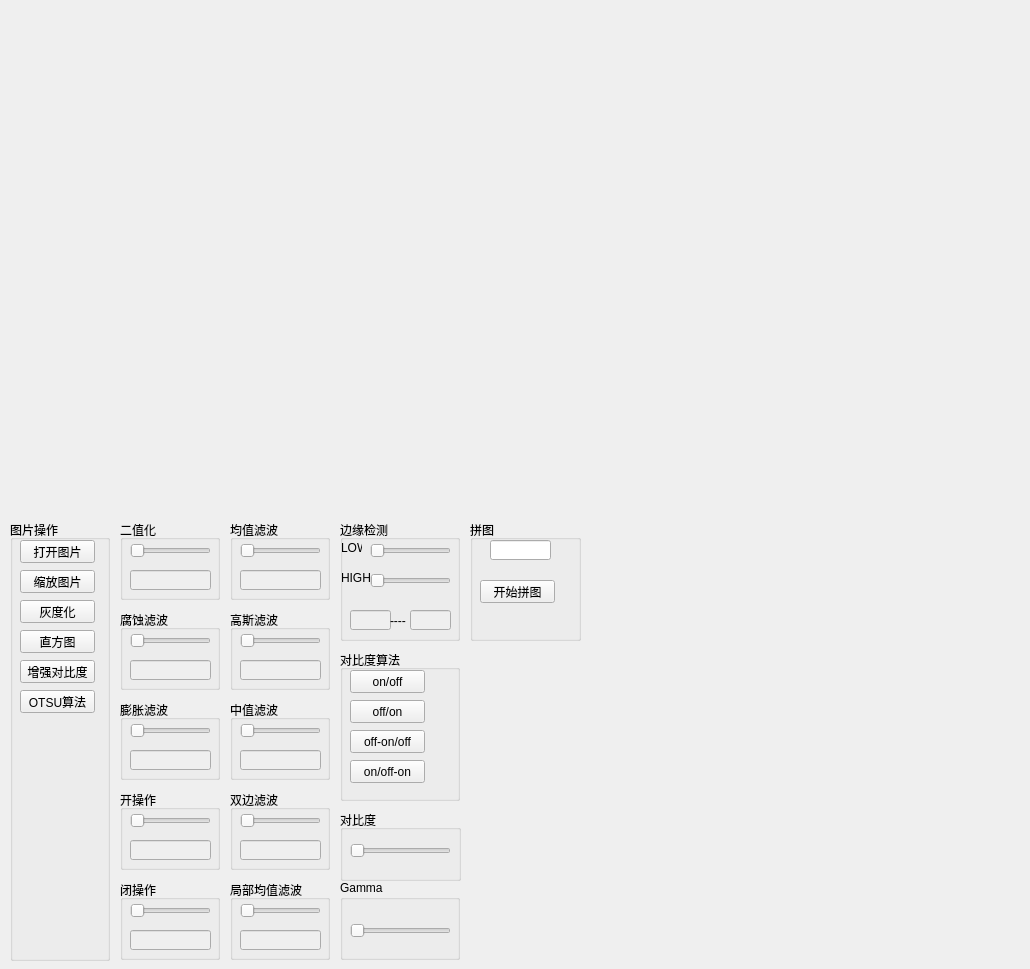
<?xml version="1.0" encoding="UTF-8"?>
<ui version="4.0">
 <class>cvToolsClass</class>
 <widget class="QWidget" name="cvToolsClass">
  <property name="geometry">
   <rect>
    <x>0</x>
    <y>0</y>
    <width>1030</width>
    <height>969</height>
   </rect>
  </property>
  <property name="windowTitle">
   <string>cvTools</string>
  </property>
  <widget class="QLabel" name="InputImg">
   <property name="geometry">
    <rect>
     <x>10</x>
     <y>10</y>
     <width>500</width>
     <height>500</height>
    </rect>
   </property>
   <property name="styleSheet">
    <string notr="true">image:url(:/cvTools/image/R.png);</string>
   </property>
   <property name="text">
    <string/>
   </property>
  </widget>
  <widget class="QLabel" name="OutputImg">
   <property name="geometry">
    <rect>
     <x>520</x>
     <y>10</y>
     <width>500</width>
     <height>500</height>
    </rect>
   </property>
   <property name="styleSheet">
    <string notr="true"/>
   </property>
   <property name="text">
    <string/>
   </property>
  </widget>
  <widget class="QGroupBox" name="groupBox1">
   <property name="geometry">
    <rect>
     <x>10</x>
     <y>520</y>
     <width>100</width>
     <height>441</height>
    </rect>
   </property>
   <property name="title">
    <string>图片操作</string>
   </property>
   <widget class="QPushButton" name="PB_OPENIMG">
    <property name="geometry">
     <rect>
      <x>10</x>
      <y>20</y>
      <width>75</width>
      <height>23</height>
     </rect>
    </property>
    <property name="text">
     <string>打开图片</string>
    </property>
   </widget>
   <widget class="QPushButton" name="PB_RESIZEIMG">
    <property name="geometry">
     <rect>
      <x>10</x>
      <y>50</y>
      <width>75</width>
      <height>23</height>
     </rect>
    </property>
    <property name="text">
     <string>缩放图片</string>
    </property>
   </widget>
   <widget class="QPushButton" name="PB_CVTCOLORIMG">
    <property name="geometry">
     <rect>
      <x>10</x>
      <y>80</y>
      <width>75</width>
      <height>23</height>
     </rect>
    </property>
    <property name="text">
     <string>灰度化</string>
    </property>
   </widget>
   <widget class="QPushButton" name="PB_HIST">
    <property name="geometry">
     <rect>
      <x>10</x>
      <y>110</y>
      <width>75</width>
      <height>23</height>
     </rect>
    </property>
    <property name="text">
     <string>直方图</string>
    </property>
   </widget>
   <widget class="QPushButton" name="PB_EnhanceImg">
    <property name="geometry">
     <rect>
      <x>10</x>
      <y>140</y>
      <width>75</width>
      <height>23</height>
     </rect>
    </property>
    <property name="text">
     <string>增强对比度</string>
    </property>
   </widget>
   <widget class="QPushButton" name="PB_OTSU">
    <property name="geometry">
     <rect>
      <x>10</x>
      <y>170</y>
      <width>75</width>
      <height>23</height>
     </rect>
    </property>
    <property name="text">
     <string>OTSU算法</string>
    </property>
   </widget>
  </widget>
  <widget class="QGroupBox" name="groupBox2">
   <property name="geometry">
    <rect>
     <x>120</x>
     <y>520</y>
     <width>100</width>
     <height>80</height>
    </rect>
   </property>
   <property name="title">
    <string>二值化</string>
   </property>
   <widget class="QSlider" name="S_THRESHOLD">
    <property name="geometry">
     <rect>
      <x>10</x>
      <y>20</y>
      <width>81</width>
      <height>22</height>
     </rect>
    </property>
    <property name="orientation">
     <enum>Qt::Horizontal</enum>
    </property>
   </widget>
   <widget class="QLineEdit" name="LE_THRESHOLD">
    <property name="enabled">
     <bool>false</bool>
    </property>
    <property name="geometry">
     <rect>
      <x>10</x>
      <y>50</y>
      <width>81</width>
      <height>20</height>
     </rect>
    </property>
   </widget>
  </widget>
  <widget class="QGroupBox" name="groupBox3">
   <property name="geometry">
    <rect>
     <x>120</x>
     <y>610</y>
     <width>100</width>
     <height>80</height>
    </rect>
   </property>
   <property name="title">
    <string>腐蚀滤波</string>
   </property>
   <widget class="QSlider" name="S_ERODE">
    <property name="geometry">
     <rect>
      <x>10</x>
      <y>20</y>
      <width>81</width>
      <height>22</height>
     </rect>
    </property>
    <property name="orientation">
     <enum>Qt::Horizontal</enum>
    </property>
   </widget>
   <widget class="QLineEdit" name="LE_ERODE">
    <property name="enabled">
     <bool>false</bool>
    </property>
    <property name="geometry">
     <rect>
      <x>10</x>
      <y>50</y>
      <width>81</width>
      <height>20</height>
     </rect>
    </property>
   </widget>
  </widget>
  <widget class="QGroupBox" name="groupBox4">
   <property name="geometry">
    <rect>
     <x>120</x>
     <y>700</y>
     <width>100</width>
     <height>80</height>
    </rect>
   </property>
   <property name="title">
    <string>膨胀滤波</string>
   </property>
   <widget class="QSlider" name="S_DILATE">
    <property name="geometry">
     <rect>
      <x>10</x>
      <y>20</y>
      <width>81</width>
      <height>22</height>
     </rect>
    </property>
    <property name="orientation">
     <enum>Qt::Horizontal</enum>
    </property>
   </widget>
   <widget class="QLineEdit" name="LE_DILATE">
    <property name="enabled">
     <bool>false</bool>
    </property>
    <property name="geometry">
     <rect>
      <x>10</x>
      <y>50</y>
      <width>81</width>
      <height>20</height>
     </rect>
    </property>
   </widget>
  </widget>
  <widget class="QGroupBox" name="groupBox4_2">
   <property name="geometry">
    <rect>
     <x>120</x>
     <y>790</y>
     <width>100</width>
     <height>80</height>
    </rect>
   </property>
   <property name="title">
    <string>开操作</string>
   </property>
   <widget class="QSlider" name="S_OPEN">
    <property name="geometry">
     <rect>
      <x>10</x>
      <y>20</y>
      <width>81</width>
      <height>22</height>
     </rect>
    </property>
    <property name="orientation">
     <enum>Qt::Horizontal</enum>
    </property>
   </widget>
   <widget class="QLineEdit" name="LE_OPEN">
    <property name="enabled">
     <bool>false</bool>
    </property>
    <property name="geometry">
     <rect>
      <x>10</x>
      <y>50</y>
      <width>81</width>
      <height>20</height>
     </rect>
    </property>
   </widget>
  </widget>
  <widget class="QGroupBox" name="groupBox4_3">
   <property name="geometry">
    <rect>
     <x>120</x>
     <y>880</y>
     <width>100</width>
     <height>80</height>
    </rect>
   </property>
   <property name="title">
    <string>闭操作</string>
   </property>
   <widget class="QSlider" name="S_CLOSE">
    <property name="geometry">
     <rect>
      <x>10</x>
      <y>20</y>
      <width>81</width>
      <height>22</height>
     </rect>
    </property>
    <property name="orientation">
     <enum>Qt::Horizontal</enum>
    </property>
   </widget>
   <widget class="QLineEdit" name="LE_CLOSE">
    <property name="enabled">
     <bool>false</bool>
    </property>
    <property name="geometry">
     <rect>
      <x>10</x>
      <y>50</y>
      <width>81</width>
      <height>20</height>
     </rect>
    </property>
   </widget>
  </widget>
  <widget class="QGroupBox" name="groupBox2_2">
   <property name="geometry">
    <rect>
     <x>230</x>
     <y>520</y>
     <width>100</width>
     <height>80</height>
    </rect>
   </property>
   <property name="title">
    <string>均值滤波</string>
   </property>
   <widget class="QSlider" name="S_BLUR">
    <property name="geometry">
     <rect>
      <x>10</x>
      <y>20</y>
      <width>81</width>
      <height>22</height>
     </rect>
    </property>
    <property name="orientation">
     <enum>Qt::Horizontal</enum>
    </property>
   </widget>
   <widget class="QLineEdit" name="LE_BLUR">
    <property name="enabled">
     <bool>false</bool>
    </property>
    <property name="geometry">
     <rect>
      <x>10</x>
      <y>50</y>
      <width>81</width>
      <height>20</height>
     </rect>
    </property>
   </widget>
  </widget>
  <widget class="QGroupBox" name="groupBox2_3">
   <property name="geometry">
    <rect>
     <x>230</x>
     <y>610</y>
     <width>100</width>
     <height>80</height>
    </rect>
   </property>
   <property name="title">
    <string>高斯滤波</string>
   </property>
   <widget class="QSlider" name="S_GAUSSIANBLUR">
    <property name="geometry">
     <rect>
      <x>10</x>
      <y>20</y>
      <width>81</width>
      <height>22</height>
     </rect>
    </property>
    <property name="orientation">
     <enum>Qt::Horizontal</enum>
    </property>
   </widget>
   <widget class="QLineEdit" name="LE_GAUSSIANBLUR">
    <property name="enabled">
     <bool>false</bool>
    </property>
    <property name="geometry">
     <rect>
      <x>10</x>
      <y>50</y>
      <width>81</width>
      <height>20</height>
     </rect>
    </property>
   </widget>
  </widget>
  <widget class="QGroupBox" name="groupBox2_4">
   <property name="geometry">
    <rect>
     <x>230</x>
     <y>700</y>
     <width>100</width>
     <height>80</height>
    </rect>
   </property>
   <property name="title">
    <string>中值滤波</string>
   </property>
   <widget class="QSlider" name="S_MEDIANBLUR">
    <property name="geometry">
     <rect>
      <x>10</x>
      <y>20</y>
      <width>81</width>
      <height>22</height>
     </rect>
    </property>
    <property name="orientation">
     <enum>Qt::Horizontal</enum>
    </property>
   </widget>
   <widget class="QLineEdit" name="LE_MEDIANBLUR">
    <property name="enabled">
     <bool>false</bool>
    </property>
    <property name="geometry">
     <rect>
      <x>10</x>
      <y>50</y>
      <width>81</width>
      <height>20</height>
     </rect>
    </property>
   </widget>
  </widget>
  <widget class="QGroupBox" name="groupBox2_5">
   <property name="geometry">
    <rect>
     <x>230</x>
     <y>790</y>
     <width>100</width>
     <height>80</height>
    </rect>
   </property>
   <property name="title">
    <string>双边滤波</string>
   </property>
   <widget class="QSlider" name="S_bilateralFilter">
    <property name="geometry">
     <rect>
      <x>10</x>
      <y>20</y>
      <width>81</width>
      <height>22</height>
     </rect>
    </property>
    <property name="orientation">
     <enum>Qt::Horizontal</enum>
    </property>
   </widget>
   <widget class="QLineEdit" name="LE_bilateralFilter">
    <property name="enabled">
     <bool>false</bool>
    </property>
    <property name="geometry">
     <rect>
      <x>10</x>
      <y>50</y>
      <width>81</width>
      <height>20</height>
     </rect>
    </property>
   </widget>
  </widget>
  <widget class="QGroupBox" name="groupBox2_6">
   <property name="geometry">
    <rect>
     <x>230</x>
     <y>880</y>
     <width>100</width>
     <height>80</height>
    </rect>
   </property>
   <property name="title">
    <string>局部均值滤波</string>
   </property>
   <widget class="QSlider" name="S_BOXFILTER">
    <property name="geometry">
     <rect>
      <x>10</x>
      <y>20</y>
      <width>81</width>
      <height>22</height>
     </rect>
    </property>
    <property name="orientation">
     <enum>Qt::Horizontal</enum>
    </property>
   </widget>
   <widget class="QLineEdit" name="LE_BOXFILTER">
    <property name="enabled">
     <bool>false</bool>
    </property>
    <property name="geometry">
     <rect>
      <x>10</x>
      <y>50</y>
      <width>81</width>
      <height>20</height>
     </rect>
    </property>
   </widget>
  </widget>
  <widget class="QGroupBox" name="groupBox">
   <property name="geometry">
    <rect>
     <x>340</x>
     <y>520</y>
     <width>120</width>
     <height>121</height>
    </rect>
   </property>
   <property name="title">
    <string>边缘检测</string>
   </property>
   <widget class="QSlider" name="S_CANNYLOW">
    <property name="geometry">
     <rect>
      <x>30</x>
      <y>20</y>
      <width>81</width>
      <height>22</height>
     </rect>
    </property>
    <property name="orientation">
     <enum>Qt::Horizontal</enum>
    </property>
   </widget>
   <widget class="QLabel" name="label">
    <property name="geometry">
     <rect>
      <x>1</x>
      <y>20</y>
      <width>21</width>
      <height>16</height>
     </rect>
    </property>
    <property name="text">
     <string>LOW</string>
    </property>
   </widget>
   <widget class="QSlider" name="S_CANNYHIGH">
    <property name="geometry">
     <rect>
      <x>30</x>
      <y>50</y>
      <width>81</width>
      <height>22</height>
     </rect>
    </property>
    <property name="orientation">
     <enum>Qt::Horizontal</enum>
    </property>
   </widget>
   <widget class="QLabel" name="label_2">
    <property name="geometry">
     <rect>
      <x>1</x>
      <y>50</y>
      <width>31</width>
      <height>16</height>
     </rect>
    </property>
    <property name="text">
     <string>HIGH</string>
    </property>
   </widget>
   <widget class="QLineEdit" name="LE_CANNYLOW">
    <property name="enabled">
     <bool>false</bool>
    </property>
    <property name="geometry">
     <rect>
      <x>10</x>
      <y>90</y>
      <width>41</width>
      <height>20</height>
     </rect>
    </property>
   </widget>
   <widget class="QLineEdit" name="LE_CANNYHIGH">
    <property name="enabled">
     <bool>false</bool>
    </property>
    <property name="geometry">
     <rect>
      <x>70</x>
      <y>90</y>
      <width>41</width>
      <height>20</height>
     </rect>
    </property>
   </widget>
   <widget class="QLabel" name="label_3">
    <property name="geometry">
     <rect>
      <x>50</x>
      <y>93</y>
      <width>21</width>
      <height>16</height>
     </rect>
    </property>
    <property name="text">
     <string>----</string>
    </property>
   </widget>
  </widget>
  <widget class="QGroupBox" name="groupBox_2">
   <property name="geometry">
    <rect>
     <x>340</x>
     <y>650</y>
     <width>120</width>
     <height>151</height>
    </rect>
   </property>
   <property name="title">
    <string>对比度算法</string>
   </property>
   <widget class="QPushButton" name="PB_db1">
    <property name="geometry">
     <rect>
      <x>10</x>
      <y>20</y>
      <width>75</width>
      <height>23</height>
     </rect>
    </property>
    <property name="text">
     <string>on/off</string>
    </property>
   </widget>
   <widget class="QPushButton" name="PB_db2">
    <property name="geometry">
     <rect>
      <x>10</x>
      <y>50</y>
      <width>75</width>
      <height>23</height>
     </rect>
    </property>
    <property name="text">
     <string>off/on</string>
    </property>
   </widget>
   <widget class="QPushButton" name="PB_db3">
    <property name="geometry">
     <rect>
      <x>10</x>
      <y>80</y>
      <width>75</width>
      <height>23</height>
     </rect>
    </property>
    <property name="text">
     <string>off-on/off</string>
    </property>
   </widget>
   <widget class="QPushButton" name="PB_db4">
    <property name="geometry">
     <rect>
      <x>10</x>
      <y>110</y>
      <width>75</width>
      <height>23</height>
     </rect>
    </property>
    <property name="text">
     <string>on/off-on</string>
    </property>
   </widget>
  </widget>
  <widget class="QGroupBox" name="groupBox_3">
   <property name="geometry">
    <rect>
     <x>340</x>
     <y>810</y>
     <width>121</width>
     <height>71</height>
    </rect>
   </property>
   <property name="title">
    <string>对比度</string>
   </property>
   <widget class="QSlider" name="S_Contrast">
    <property name="geometry">
     <rect>
      <x>10</x>
      <y>30</y>
      <width>101</width>
      <height>22</height>
     </rect>
    </property>
    <property name="orientation">
     <enum>Qt::Horizontal</enum>
    </property>
   </widget>
  </widget>
  <widget class="QGroupBox" name="groupBox_4">
   <property name="geometry">
    <rect>
     <x>340</x>
     <y>880</y>
     <width>120</width>
     <height>80</height>
    </rect>
   </property>
   <property name="title">
    <string>Gamma</string>
   </property>
   <widget class="QSlider" name="S_Gamma">
    <property name="geometry">
     <rect>
      <x>10</x>
      <y>40</y>
      <width>101</width>
      <height>22</height>
     </rect>
    </property>
    <property name="orientation">
     <enum>Qt::Horizontal</enum>
    </property>
   </widget>
  </widget>
  <widget class="QGroupBox" name="groupBox_5">
   <property name="geometry">
    <rect>
     <x>470</x>
     <y>520</y>
     <width>111</width>
     <height>121</height>
    </rect>
   </property>
   <property name="title">
    <string>拼图</string>
   </property>
   <widget class="QPushButton" name="PB_NewMat">
    <property name="geometry">
     <rect>
      <x>10</x>
      <y>60</y>
      <width>75</width>
      <height>23</height>
     </rect>
    </property>
    <property name="text">
     <string>开始拼图</string>
    </property>
   </widget>
   <widget class="QLineEdit" name="LE_Number">
    <property name="geometry">
     <rect>
      <x>20</x>
      <y>20</y>
      <width>61</width>
      <height>20</height>
     </rect>
    </property>
   </widget>
  </widget>
 </widget>
 <layoutdefault spacing="6" margin="11"/>
 <resources>
  <include location="cvTools.qrc"/>
 </resources>
 <connections/>
</ui>
